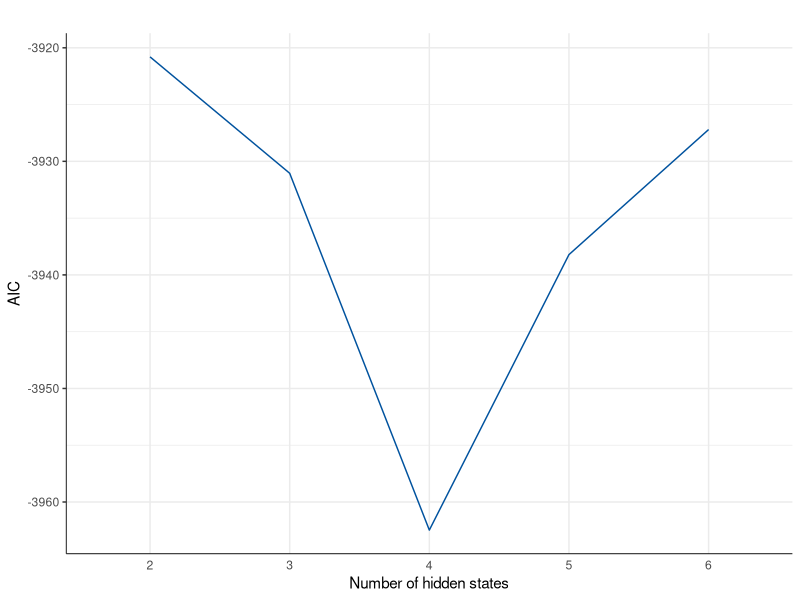
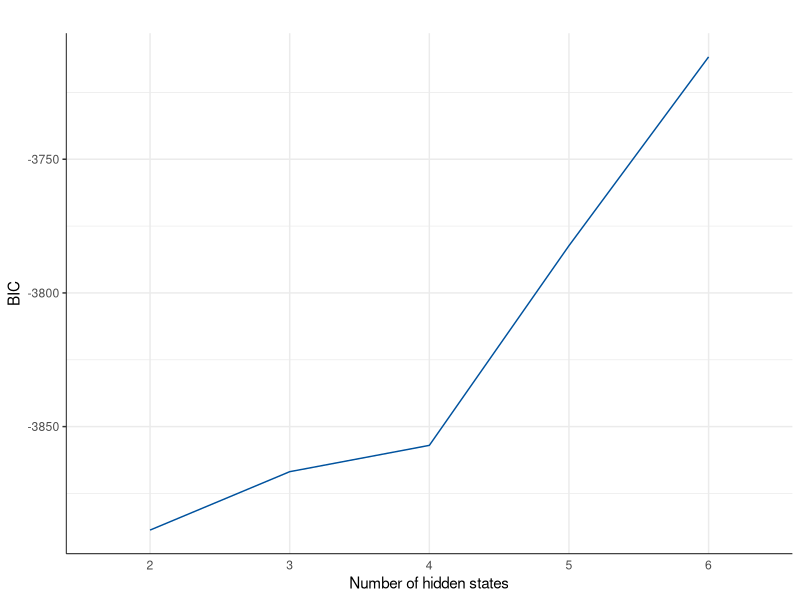
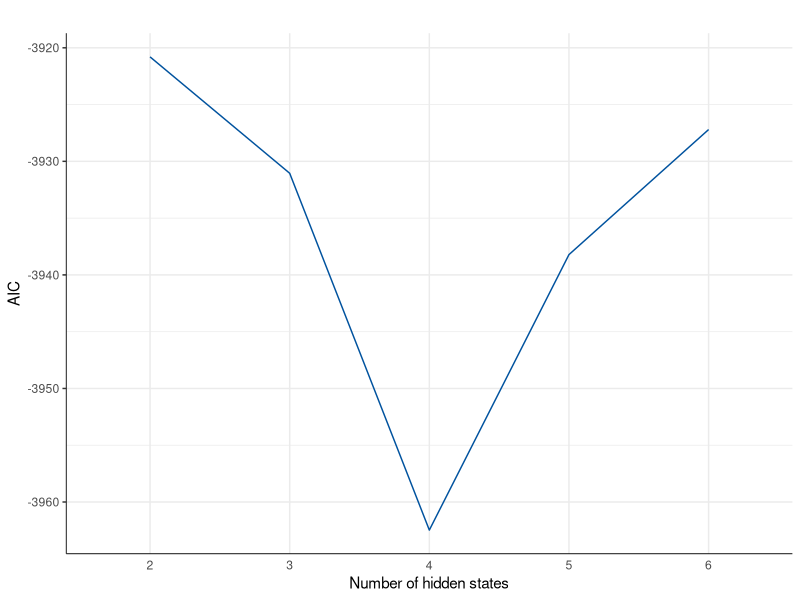
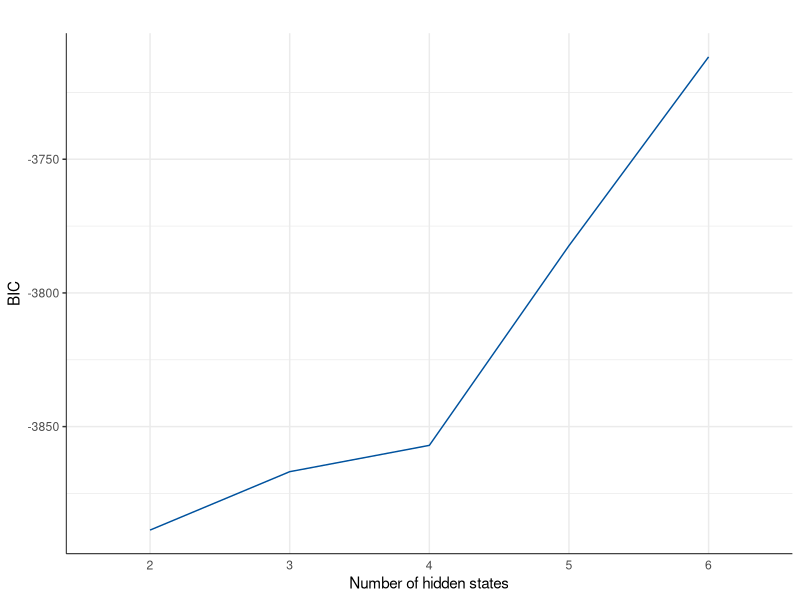

These charts were generated, in order, by the following R code:
# Plot - Number of States
#
# Color Scheme:
#   Blue: #00529e
#   Red:  #b51b2d
#   Gray: #969696

library(ggplot2)
library(reshape2)
library(grid)
setwd('/Users/troy_sky/Documents/R/Thesis/states')

# Data Loading
dataAIC = read.csv('aic.csv')
dataBIC = read.csv('bic.csv')

# Figure 1 - AIC
numStateAIC = ggplot(data = dataAIC,aes(x = as.factor(number),y = value,group = 0)) + 
  geom_line(color = '#00529e',size = 0.5) + 
  theme_bw() + 
  theme(panel.background = element_blank()) + 
  theme(panel.border = element_blank()) + 
  theme(axis.line = element_line(size = 0.3)) + 
  theme(axis.ticks.x = element_blank()) + 
  labs(x = 'Number of hidden states',y = 'AIC',title = '')
print(numStateAIC)
ggsave('numStateAIC.pdf',numStateAIC,width = 7,height = 5)

# Figure 2 - BIC
numStateBIC = ggplot(data = dataBIC,aes(x = as.factor(number),y = value,group = 0)) + 
  geom_line(color = '#00529e',size = 0.5) + 
  theme_bw() + 
  theme(panel.background = element_blank()) + 
  theme(panel.border = element_blank()) + 
  theme(axis.line = element_line(size = 0.3)) + 
  theme(axis.ticks.x = element_blank()) + 
  labs(x = 'Number of hidden states',y = 'BIC',title = '')
print(numStateBIC)
ggsave('numStateBIC.pdf',numStateBIC,width = 7,height = 5)
